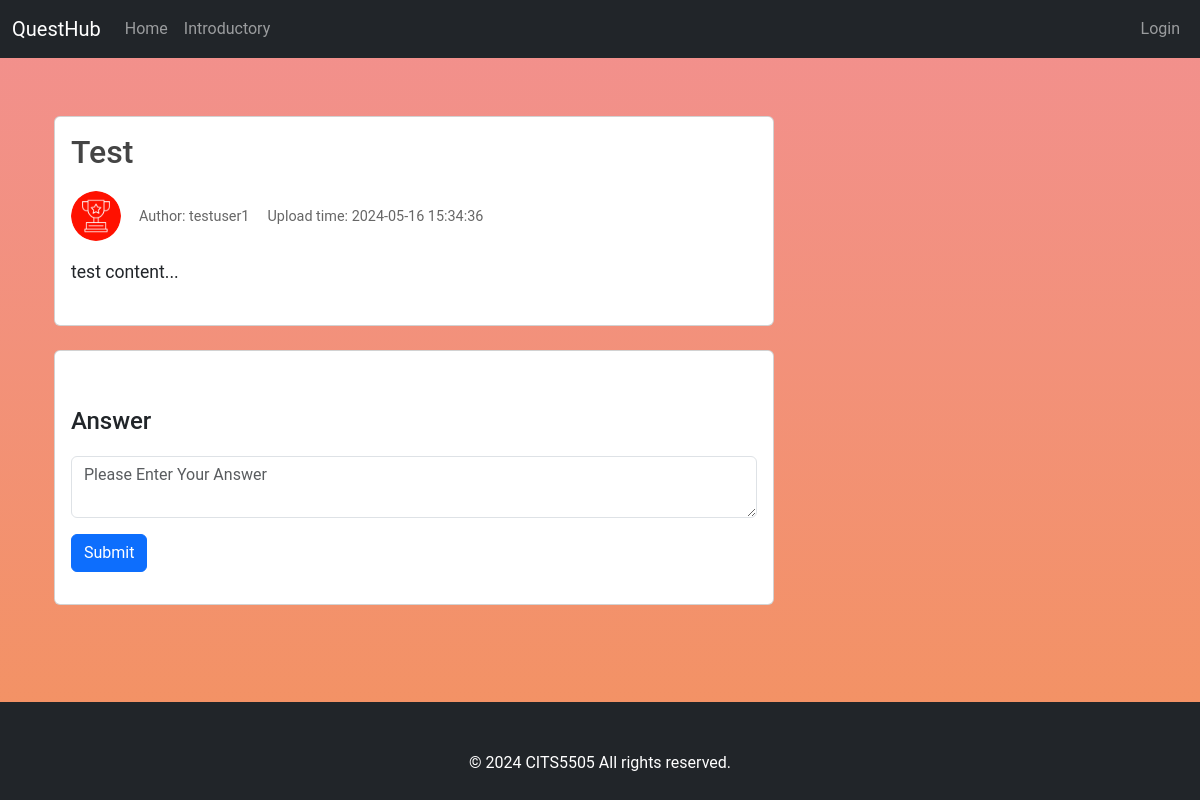
Before: /article?id=1 with the older database file.
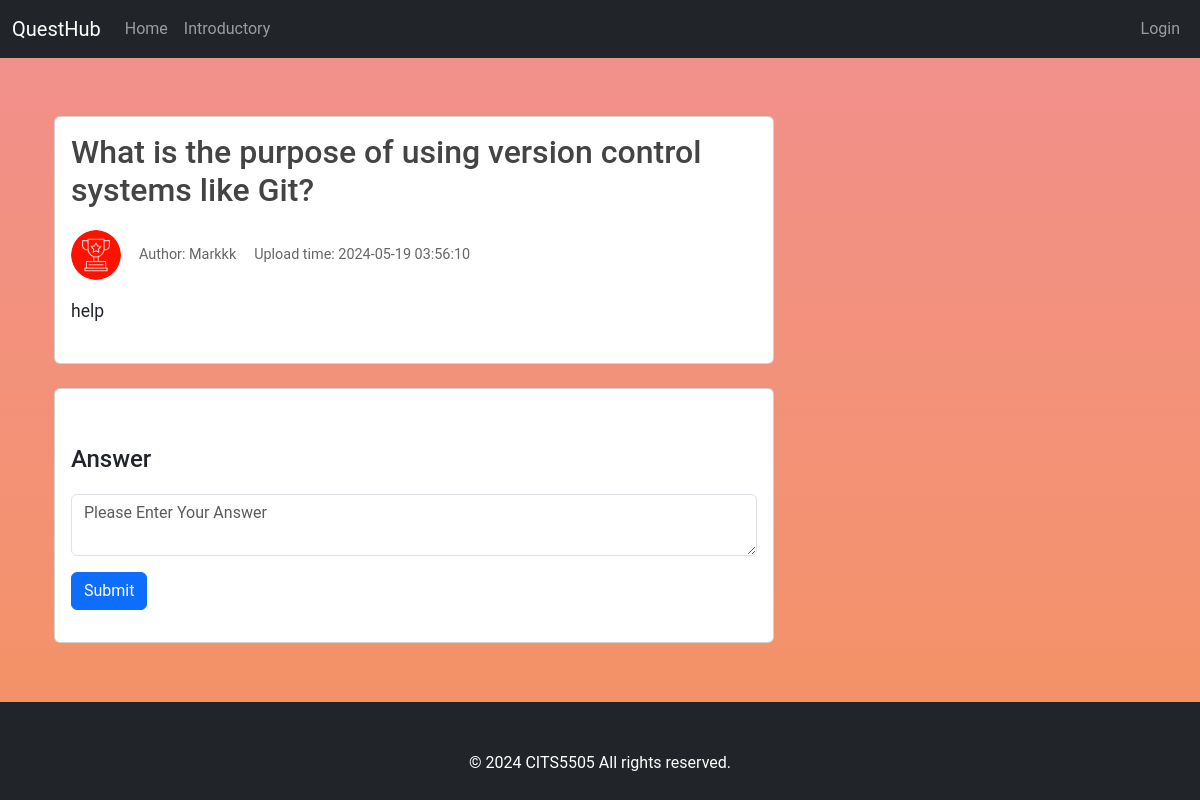
After: the same page with the newer database file.
### model/database/db.py (models this page shows)
class Article(db.Model):
    __tablename__='article'
    id=db.Column(db.Integer,primary_key=True)
    userid=db.Column(db.Integer,db.ForeignKey('user.id'))
    title=db.Column(db.String(120),nullable=False)
    content=db.Column(db.String(500),nullable=False)
    create_time=db.Column(db.DateTime,default=datetime.now())
    user = db.relationship('User', backref=db.backref('article', lazy=True))

class User(db.Model):
    __tablename__='user'
    id = db.Column(db.Integer, primary_key=True)
    username = db.Column(db.String(80), unique=True, nullable=False,index=True)
    email = db.Column(db.String(120), unique=True, nullable=False,index=True)
    password = db.Column(db.String(256))
    money=db.Column(db.Integer,default=0)
    photopath=db.Column(db.String(120),nullable=False,default='default.png')

### app/controller/indexcontroller/article/__init__.py (the view, shortened to what this page needs)
@article.route('/article')
def get_article():
    id = request.args.get('id', type=int)
    if id is None:
        return jsonify(code=400, message='Page Not Exist'), 404
    art = Article.query.filter_by(id=id).first()
    art.createtime = art.create_time.strftime('%Y-%m-%d %H:%M:%S')
    if art is None:
        return jsonify(code=400, message='Page Not Exist'), 404
    username = session.get('username')
    if username is None:
        return render_template('article.html', userdata=art.user, art=art)

### app/templates/article.html (shortened to what this page needs)
{% extends "base.html" %}
{% block head %}
    <link rel="stylesheet" href="../static/css/article_style.css"/>
{% endblock %}
{% block content %}
    <div>
        <div class="container mt-5 pt-5">
            <div class="container">
                <div class="row">
                    <div class="col-md-8">
                        <div class="card mb-4">
                            <div class="card-body">
                                <div class="article">
                                    <h1>{{ art.title }}</h1>
                                    <div class="article-info mb-3">
                                        <img class="avatar"
                                             src="{{ url_for('static',filename='photo/' + userdata.photopath) }}"
                                             alt="Author's photo" class="img-thumbnail"
                                             style="width: 50px; height: 50px;">
                                        <span class="author ms-2">Author: {{ userdata.username }}</span>
                                        <span class="time ms-2">Upload time: {{ art.createtime }}</span>
                                    </div>
                                    <p>{{ art.content }}</p>
                                </div>
                            </div>
                        </div>
                        <div class="card">
                            <div class="card-body">
                                <div class="comment">
                                    <h3>Answer</h3>
                                    <form id="commentForm">
                                        <div class="mb-3">
                                    <textarea name="comment" class="form-control" placeholder="Please Enter Your Answer"
                                              required></textarea>
                                        </div>
                                        <div class="mb-3">
                                            <button type="submit" class="btn btn-primary">Submit</button>
                                        </div>
                                    </form>
                                </div>
                            </div>
                        </div>
                    </div>
                </div>
            </div>
        </div>
    </div>
    <div style="height: 100px;"></div>
{% endblock %}

Changed rows visible on the page:
changed Article: title "Test" → "What is the purpose of using version control systems like Git?"; content "test content..." → "help"
changed User: username "testuser1" → "Markkk"
Other visible differences:
{{ art.createtime }}: "2024-05-16 15:34:36" → "2024-05-19 03:56:10"
